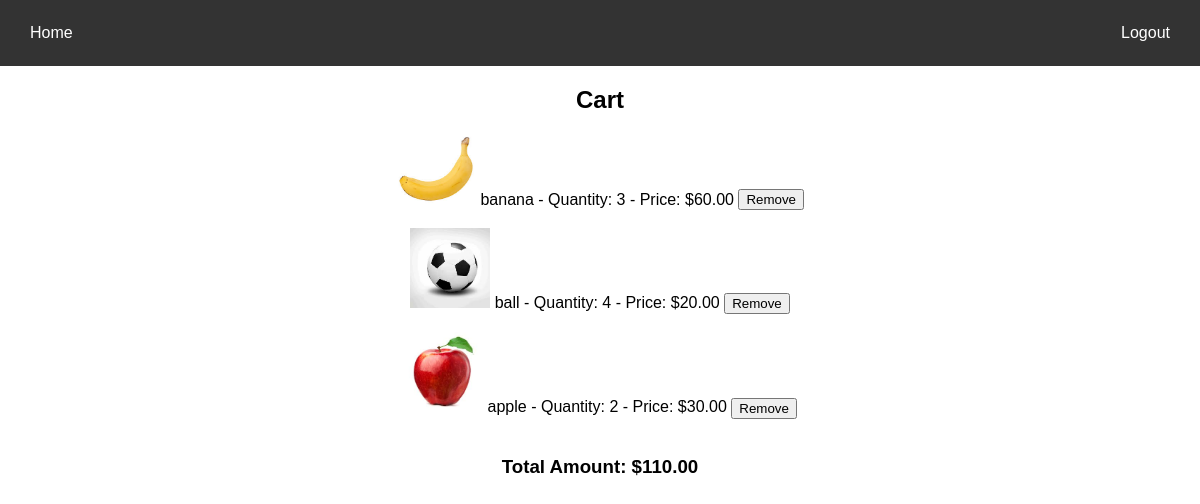
The app's page /cart/ (signed in) with its own data.
### cartapp/models.py (models this page shows, shortened)
class CartItem(models.Model):
    user = models.ForeignKey(User, on_delete=models.CASCADE)
    product = models.ForeignKey(Product, on_delete=models.CASCADE)
    quantity = models.PositiveIntegerField(default=1)
    def total_price(self):
        return self.quantity * self.product.price

class Product(models.Model):
    name = models.CharField(max_length=100)
    price = models.DecimalField(max_digits=10, decimal_places=2)
    image = models.ImageField(upload_to='product_images/', blank=True, null=True)

### cartapp/views.py (the view)
# urls.py: path('cart/', views.cart, name="cart"),
@login_required
def cart(request):
    cart_items = CartItem.objects.filter(user=request.user)
    total_amount = sum(item.total_price() for item in cart_items)
    return render(request, 'cart.html', {'cart_items': cart_items, 'total_amount': total_amount})

### cartapp/templates/cart.html (shortened to what this page needs)
<!DOCTYPE html>
<html lang="en">
<head>
</head>
<body><center>
    <div class="navbar">
        <a href="{% url 'dashboard' %}">Home</a>
        <a href="{% url 'logout' %}" >Logout</a>
    </div>
        <h2>Cart</h2>
    {% if cart_items %}
            {% for item in cart_items %}
                <img src="{{ item.product.image.url }}" alt="{{ item.product.name }}" width="80">
                {{ item.product.name }} - Quantity: {{ item.quantity }} - Price: ${{ item.total_price }}
                <form action="{% url 'remove_from_cart' item.id %}" method="post" style="display: inline;">
                    <button type="submit">Remove</button>
                    <br><br>
                </form>
            {% endfor %}
        <h3>Total Amount: ${{ total_amount }}</h3>
    {% else %}
        <p>Your cart is empty.</p>
    {% endif %}
</center>
</body>
</html>

### cartapp/templates/cart.html (style rules this page uses)
body { font-family: Arial, sans-serif; margin: 0; padding: 0; }
.navbar { display: flex; justify-content: space-between; background-color: #333; overflow: hidden; padding: 10px; }
.navbar a { float: left; color: white; text-align: center; padding: 14px 20px; text-decoration: none; font-size: 16px; }

### records on screen
CartItem: product.image (picture), product.name "banana", quantity "3", total_price "60.00"
CartItem: product.image (picture), product.name "ball", quantity "4", total_price "20.00"
CartItem: product.image (picture), product.name "apple", quantity "2", total_price "30.00"

### other values on screen
{{ total_amount }} "110.00"
